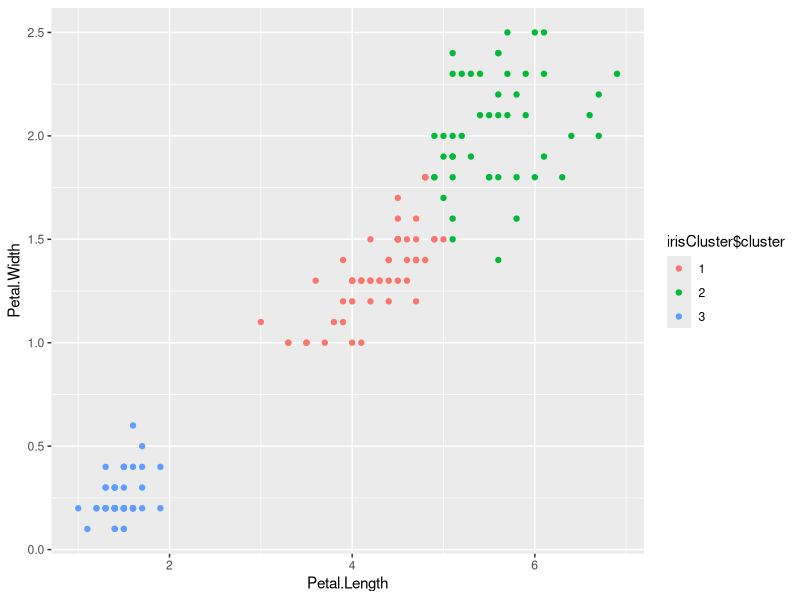

Write the R code that produced this figure.
library(datasets)
library(ggplot2)

head(iris)

irisCluster = kmeans(iris[,3:4], 3)

irisCluster

table(irisCluster$cluster, iris$Species)

irisCluster$cluster = as.factor(irisCluster$cluster)

ggplot(iris,aes(Petal.Length, Petal.Width, color=irisCluster$cluster)) + geom_point()
